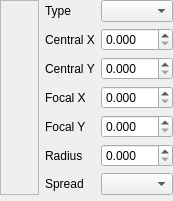
<ui version="4.0" >
 <comment>*********************************************************************
**
** Copyright (C) 1992-2008 Trolltech ASA. All rights reserved.
**
** This file is part of the Qt Designer of the Qt Toolkit.
**
** This file may be used under the terms of the GNU General Public
** License versions 2.0 or 3.0 as published by the Free Software
** Foundation and appearing in the files LICENSE.GPL2 and LICENSE.GPL3
** included in the packaging of this file.  Alternatively you may (at
** your option) use any later version of the GNU General Public
** License if such license has been publicly approved by Trolltech ASA
** (or its successors, if any) and the KDE Free Qt Foundation. In
** addition, as a special exception, Trolltech gives you certain
** additional rights. These rights are described in the Trolltech GPL
** Exception version 1.1, which can be found at
** http://www.trolltech.com/products/qt/gplexception/ and in the file
** GPL_EXCEPTION.txt in this package.
**
** Please review the following information to ensure GNU General
** Public Licensing requirements will be met:
** http://trolltech.com/products/qt/licenses/licensing/opensource/. If
** you are unsure which license is appropriate for your use, please
** review the following information:
** http://trolltech.com/products/qt/licenses/licensing/licensingoverview
** or contact the sales department at sales@trolltech.com.
**
** In addition, as a special exception, Trolltech, as the sole
** copyright holder for Qt Designer, grants users of the Qt/Eclipse
** Integration plug-in the right for the Qt/Eclipse Integration to
** link to functionality provided by Qt Designer and its related
** libraries.
**
** This file is provided "AS IS" with NO WARRANTY OF ANY KIND,
** INCLUDING THE WARRANTIES OF DESIGN, MERCHANTABILITY AND FITNESS FOR
** A PARTICULAR PURPOSE. Trolltech reserves all rights not expressly
** granted herein.
**
** This file is provided AS IS with NO WARRANTY OF ANY KIND, INCLUDING THE
** WARRANTY OF DESIGN, MERCHANTABILITY AND FITNESS FOR A PARTICULAR PURPOSE.
**
*********************************************************************</comment>
 <class>qdesigner_internal::QtGradientEditor</class>
 <widget class="QWidget" name="qdesigner_internal::QtGradientEditor" >
  <property name="geometry" >
   <rect>
    <x>0</x>
    <y>0</y>
    <width>173</width>
    <height>195</height>
   </rect>
  </property>
  <property name="windowTitle" >
   <string>Form</string>
  </property>
  <layout class="QGridLayout" >
   <property name="margin" >
    <number>0</number>
   </property>
   <property name="spacing" >
    <number>6</number>
   </property>
   <item row="2" column="0" colspan="3" >
    <widget class="qdesigner_internal::QtGradientStopsEditor" name="gradientStopsEditor" >
     <property name="sizePolicy" >
      <sizepolicy>
       <hsizetype>13</hsizetype>
       <vsizetype>0</vsizetype>
       <horstretch>0</horstretch>
       <verstretch>0</verstretch>
      </sizepolicy>
     </property>
    </widget>
   </item>
   <item row="1" column="1" colspan="2" >
    <widget class="QStackedWidget" name="stackedWidget" >
     <property name="currentIndex" >
      <number>1</number>
     </property>
     <widget class="QWidget" name="linearPage" >
      <layout class="QGridLayout" >
       <property name="margin" >
        <number>0</number>
       </property>
       <property name="spacing" >
        <number>6</number>
       </property>
       <item row="0" column="0" >
        <widget class="QLabel" name="label_12" >
         <property name="text" >
          <string>Start X</string>
         </property>
        </widget>
       </item>
       <item row="1" column="0" >
        <widget class="QLabel" name="label_10" >
         <property name="text" >
          <string>Start Y</string>
         </property>
        </widget>
       </item>
       <item row="2" column="0" >
        <widget class="QLabel" name="label_13" >
         <property name="text" >
          <string>Final X</string>
         </property>
        </widget>
       </item>
       <item row="3" column="0" >
        <widget class="QLabel" name="label_11" >
         <property name="text" >
          <string>Final Y</string>
         </property>
        </widget>
       </item>
       <item row="5" column="1" >
        <spacer>
         <property name="orientation" >
          <enum>Qt::Vertical</enum>
         </property>
         <property name="sizeHint" >
          <size>
           <width>20</width>
           <height>0</height>
          </size>
         </property>
        </spacer>
       </item>
       <item row="4" column="1" >
        <widget class="QComboBox" name="spreadLinearComboBox" />
       </item>
       <item row="4" column="0" >
        <widget class="QLabel" name="label_9" >
         <property name="text" >
          <string>Spread</string>
         </property>
        </widget>
       </item>
       <item row="3" column="1" >
        <widget class="qdesigner_internal::QtDoubleSpinBox" name="endLinearYSpinBox" >
         <property name="decimals" >
          <number>3</number>
         </property>
         <property name="maximum" >
          <double>1.000000000000000</double>
         </property>
         <property name="singleStep" >
          <double>0.010000000000000</double>
         </property>
        </widget>
       </item>
       <item row="2" column="1" >
        <widget class="qdesigner_internal::QtDoubleSpinBox" name="endLinearXSpinBox" >
         <property name="decimals" >
          <number>3</number>
         </property>
         <property name="maximum" >
          <double>1.000000000000000</double>
         </property>
         <property name="singleStep" >
          <double>0.010000000000000</double>
         </property>
        </widget>
       </item>
       <item row="1" column="1" >
        <widget class="qdesigner_internal::QtDoubleSpinBox" name="startLinearYSpinBox" >
         <property name="decimals" >
          <number>3</number>
         </property>
         <property name="maximum" >
          <double>1.000000000000000</double>
         </property>
         <property name="singleStep" >
          <double>0.010000000000000</double>
         </property>
        </widget>
       </item>
       <item row="0" column="1" >
        <widget class="qdesigner_internal::QtDoubleSpinBox" name="startLinearXSpinBox" >
         <property name="decimals" >
          <number>3</number>
         </property>
         <property name="maximum" >
          <double>1.000000000000000</double>
         </property>
         <property name="singleStep" >
          <double>0.010000000000000</double>
         </property>
        </widget>
       </item>
      </layout>
     </widget>
     <widget class="QWidget" name="radialPage" >
      <layout class="QGridLayout" >
       <property name="margin" >
        <number>0</number>
       </property>
       <property name="spacing" >
        <number>6</number>
       </property>
       <item row="1" column="0" >
        <widget class="QLabel" name="label_14" >
         <property name="text" >
          <string>Central Y</string>
         </property>
        </widget>
       </item>
       <item row="2" column="0" >
        <widget class="QLabel" name="label_17" >
         <property name="text" >
          <string>Focal X</string>
         </property>
        </widget>
       </item>
       <item row="3" column="0" >
        <widget class="QLabel" name="label_15" >
         <property name="text" >
          <string>Focal Y</string>
         </property>
        </widget>
       </item>
       <item row="0" column="1" >
        <widget class="qdesigner_internal::QtDoubleSpinBox" name="centralRadialXSpinBox" >
         <property name="decimals" >
          <number>3</number>
         </property>
         <property name="maximum" >
          <double>1.000000000000000</double>
         </property>
         <property name="singleStep" >
          <double>0.010000000000000</double>
         </property>
        </widget>
       </item>
       <item row="1" column="1" >
        <widget class="qdesigner_internal::QtDoubleSpinBox" name="centralRadialYSpinBox" >
         <property name="decimals" >
          <number>3</number>
         </property>
         <property name="maximum" >
          <double>1.000000000000000</double>
         </property>
         <property name="singleStep" >
          <double>0.010000000000000</double>
         </property>
        </widget>
       </item>
       <item row="2" column="1" >
        <widget class="qdesigner_internal::QtDoubleSpinBox" name="focalRadialXSpinBox" >
         <property name="decimals" >
          <number>3</number>
         </property>
         <property name="maximum" >
          <double>1.000000000000000</double>
         </property>
         <property name="singleStep" >
          <double>0.010000000000000</double>
         </property>
        </widget>
       </item>
       <item row="3" column="1" >
        <widget class="qdesigner_internal::QtDoubleSpinBox" name="focalRadialYSpinBox" >
         <property name="decimals" >
          <number>3</number>
         </property>
         <property name="maximum" >
          <double>1.000000000000000</double>
         </property>
         <property name="singleStep" >
          <double>0.010000000000000</double>
         </property>
        </widget>
       </item>
       <item row="4" column="0" >
        <widget class="QLabel" name="label_7" >
         <property name="text" >
          <string>Radius</string>
         </property>
        </widget>
       </item>
       <item row="4" column="1" >
        <widget class="qdesigner_internal::QtDoubleSpinBox" name="radiusRadialSpinBox" >
         <property name="decimals" >
          <number>3</number>
         </property>
         <property name="maximum" >
          <double>2.000000000000000</double>
         </property>
         <property name="singleStep" >
          <double>0.010000000000000</double>
         </property>
        </widget>
       </item>
       <item row="5" column="0" >
        <widget class="QLabel" name="label_20" >
         <property name="text" >
          <string>Spread</string>
         </property>
        </widget>
       </item>
       <item row="5" column="1" >
        <widget class="QComboBox" name="spreadRadialComboBox" />
       </item>
       <item row="6" column="1" >
        <spacer>
         <property name="orientation" >
          <enum>Qt::Vertical</enum>
         </property>
         <property name="sizeHint" >
          <size>
           <width>20</width>
           <height>0</height>
          </size>
         </property>
        </spacer>
       </item>
       <item row="0" column="0" >
        <widget class="QLabel" name="label_16" >
         <property name="text" >
          <string>Central X</string>
         </property>
        </widget>
       </item>
      </layout>
     </widget>
     <widget class="QWidget" name="conicalPage" >
      <layout class="QGridLayout" >
       <property name="margin" >
        <number>0</number>
       </property>
       <property name="spacing" >
        <number>6</number>
       </property>
       <item row="1" column="0" >
        <widget class="QLabel" name="label_18" >
         <property name="text" >
          <string>Central Y</string>
         </property>
        </widget>
       </item>
       <item row="0" column="0" >
        <widget class="QLabel" name="label_19" >
         <property name="text" >
          <string>Central X</string>
         </property>
        </widget>
       </item>
       <item row="0" column="1" >
        <widget class="qdesigner_internal::QtDoubleSpinBox" name="centralConicalXSpinBox" >
         <property name="decimals" >
          <number>3</number>
         </property>
         <property name="maximum" >
          <double>1.000000000000000</double>
         </property>
         <property name="singleStep" >
          <double>0.010000000000000</double>
         </property>
        </widget>
       </item>
       <item row="1" column="1" >
        <widget class="qdesigner_internal::QtDoubleSpinBox" name="centralConicalYSpinBox" >
         <property name="decimals" >
          <number>3</number>
         </property>
         <property name="maximum" >
          <double>1.000000000000000</double>
         </property>
         <property name="singleStep" >
          <double>0.010000000000000</double>
         </property>
        </widget>
       </item>
       <item row="2" column="0" >
        <widget class="QLabel" name="label_4" >
         <property name="text" >
          <string>Angle</string>
         </property>
        </widget>
       </item>
       <item row="2" column="1" >
        <widget class="qdesigner_internal::QtDoubleSpinBox" name="angleConicalSpinBox" >
         <property name="wrapping" >
          <bool>true</bool>
         </property>
         <property name="decimals" >
          <number>1</number>
         </property>
         <property name="maximum" >
          <double>360.000000000000000</double>
         </property>
         <property name="singleStep" >
          <double>1.000000000000000</double>
         </property>
        </widget>
       </item>
       <item row="3" column="1" >
        <spacer>
         <property name="orientation" >
          <enum>Qt::Vertical</enum>
         </property>
         <property name="sizeHint" >
          <size>
           <width>20</width>
           <height>0</height>
          </size>
         </property>
        </spacer>
       </item>
      </layout>
     </widget>
    </widget>
   </item>
   <item row="0" column="2" >
    <widget class="QComboBox" name="typeComboBox" />
   </item>
   <item row="0" column="1" >
    <widget class="QLabel" name="label_8" >
     <property name="text" >
      <string>Type</string>
     </property>
    </widget>
   </item>
   <item rowspan="2" row="0" column="0" >
    <widget class="QFrame" name="frame" >
     <property name="sizePolicy" >
      <sizepolicy>
       <hsizetype>7</hsizetype>
       <vsizetype>7</vsizetype>
       <horstretch>0</horstretch>
       <verstretch>0</verstretch>
      </sizepolicy>
     </property>
     <property name="frameShape" >
      <enum>QFrame::StyledPanel</enum>
     </property>
     <property name="frameShadow" >
      <enum>QFrame::Raised</enum>
     </property>
     <layout class="QVBoxLayout" >
      <property name="margin" >
       <number>0</number>
      </property>
      <property name="spacing" >
       <number>6</number>
      </property>
      <item>
       <widget class="qdesigner_internal::QtGradientWidget" name="gradientWidget" />
      </item>
     </layout>
    </widget>
   </item>
  </layout>
 </widget>
 <customwidgets>
  <customwidget>
   <class>qdesigner_internal::QtGradientStopsEditor</class>
   <extends>QFrame</extends>
   <header>qtgradientstopseditor.h</header>
  </customwidget>
  <customwidget>
   <class>qdesigner_internal::QtGradientWidget</class>
   <extends>QFrame</extends>
   <header>qtgradientwidget.h</header>
  </customwidget>
  <customwidget>
   <class>qdesigner_internal::QtDoubleSpinBox</class>
   <extends>QDoubleSpinBox</extends>
   <header>qtspinbox.h</header>
  </customwidget>
 </customwidgets>
 <tabstops>
  <tabstop>typeComboBox</tabstop>
  <tabstop>startLinearXSpinBox</tabstop>
  <tabstop>startLinearYSpinBox</tabstop>
  <tabstop>endLinearXSpinBox</tabstop>
  <tabstop>endLinearYSpinBox</tabstop>
  <tabstop>spreadLinearComboBox</tabstop>
  <tabstop>centralRadialXSpinBox</tabstop>
  <tabstop>centralRadialYSpinBox</tabstop>
  <tabstop>focalRadialXSpinBox</tabstop>
  <tabstop>focalRadialYSpinBox</tabstop>
  <tabstop>radiusRadialSpinBox</tabstop>
  <tabstop>spreadRadialComboBox</tabstop>
  <tabstop>centralConicalXSpinBox</tabstop>
  <tabstop>centralConicalYSpinBox</tabstop>
  <tabstop>angleConicalSpinBox</tabstop>
 </tabstops>
 <resources/>
 <connections/>
</ui>
